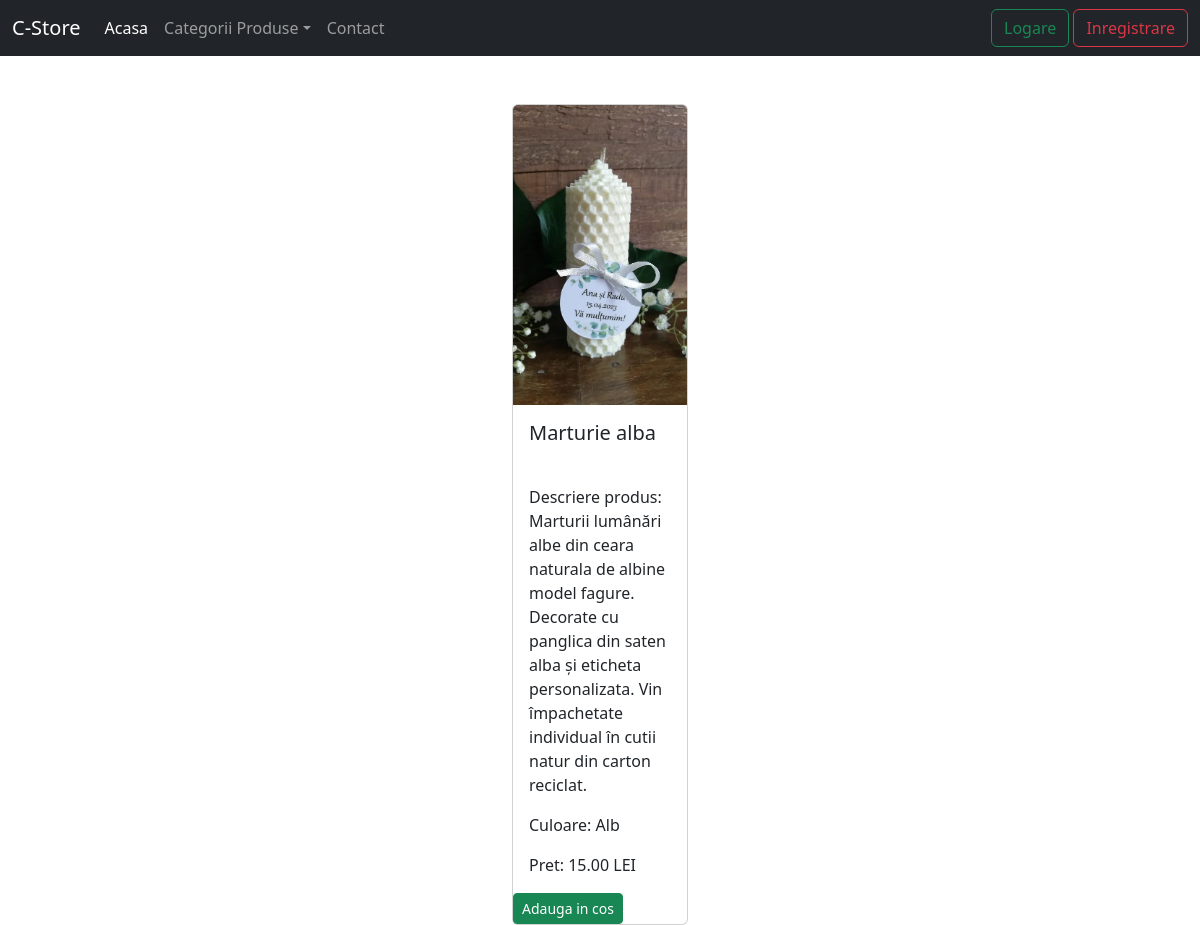
The page /details_product/4/ on the database its author committed.
### product/models.py (models this page shows)
class Product(models.Model):
    COLOR = [
        ('bleu', 'Bleu'),
        ('roz', 'Roz'),
        ('alb', 'Alb'),
        ('lila', 'Lila'),
        ('verde', 'Verde'),
        ('mov', 'Mov'),
        ('galben', 'Galben')
    ]
    name = models.CharField(max_length=255)
    color = models.CharField(max_length=10, choices=COLOR)
    description = models.TextField()
    image = models.ImageField(upload_to='static/products/')
    category = models.ForeignKey(Category, on_delete=models.CASCADE)
    price = models.DecimalField(max_digits=10, decimal_places=2)
    available = models.BooleanField(default=True)
    def __str__(self):
        return self.name

### product/views.py (the view)
# urls.py: path('details_product/<int:pk>/', views.ProductDetailView.as_view(), name='details-product')
class ProductDetailView(DetailView):
    template_name = 'product/details_product.html'
    model = Product

### cstore/context_processors.py (called while the page is built)
def get_all_categories(request):
    get_categories = Category.objects.all()
    return {'categories': get_categories}

### templates/product/details_product.html (shortened to what this page needs)
{% extends 'base.html' %}
{% load static %}
{% block content %}
    <div class="container-fluid">
        <div class="row">
            <div class="col-md-2 offset-md-5 gy-5">
                <div class="card">
                    {% if product.image %}
                                <img src="{{ product.image.url }}" alt="Imagine Produs"
                                     class="card-img-top" width="100%" height="300" style="object-fit: cover">
                            {% else %}
                                <img src="{% static 'images/logo.jpeg' %}" alt="Imagine produs indisponibila"
                                     class="card-img-top" width="100%" height="300" style="object-fit: cover">
                            {% endif %}
                    <div class="card-body">
                        <h5 class="card-title">{{ product }}</h5>
                    </div>
                    <div class="card-body">
                        <p class="card-text">Descriere produs: {{ product.description }}</p>
                        <p class="card-text">Culoare: {{ product.color|capfirst }}</p>
                        <p class="card-text">Pret: {{ product.price }} LEI</p>
                    </div>
                    <div class="btn-group">
                        <form action="{% url 'add-to-cart' %}" method="post">
                            <button type="submit" class="btn btn-sm btn-success"> Adauga in cos
                            </button>
                        </form>
                    </div>
                </div>
            </div>
        </div>
    </div>
{% endblock %}

### rows shown on the page
Product: image (picture), name "Marturie alba", description "Marturii lumânări albe din ceara naturala de albine model fagure. Decorate cu panglica din saten alba și eticheta personalizata. Vin împachetate individual în cutii natur din carton reciclat.", color "Alb", price "15.00"
